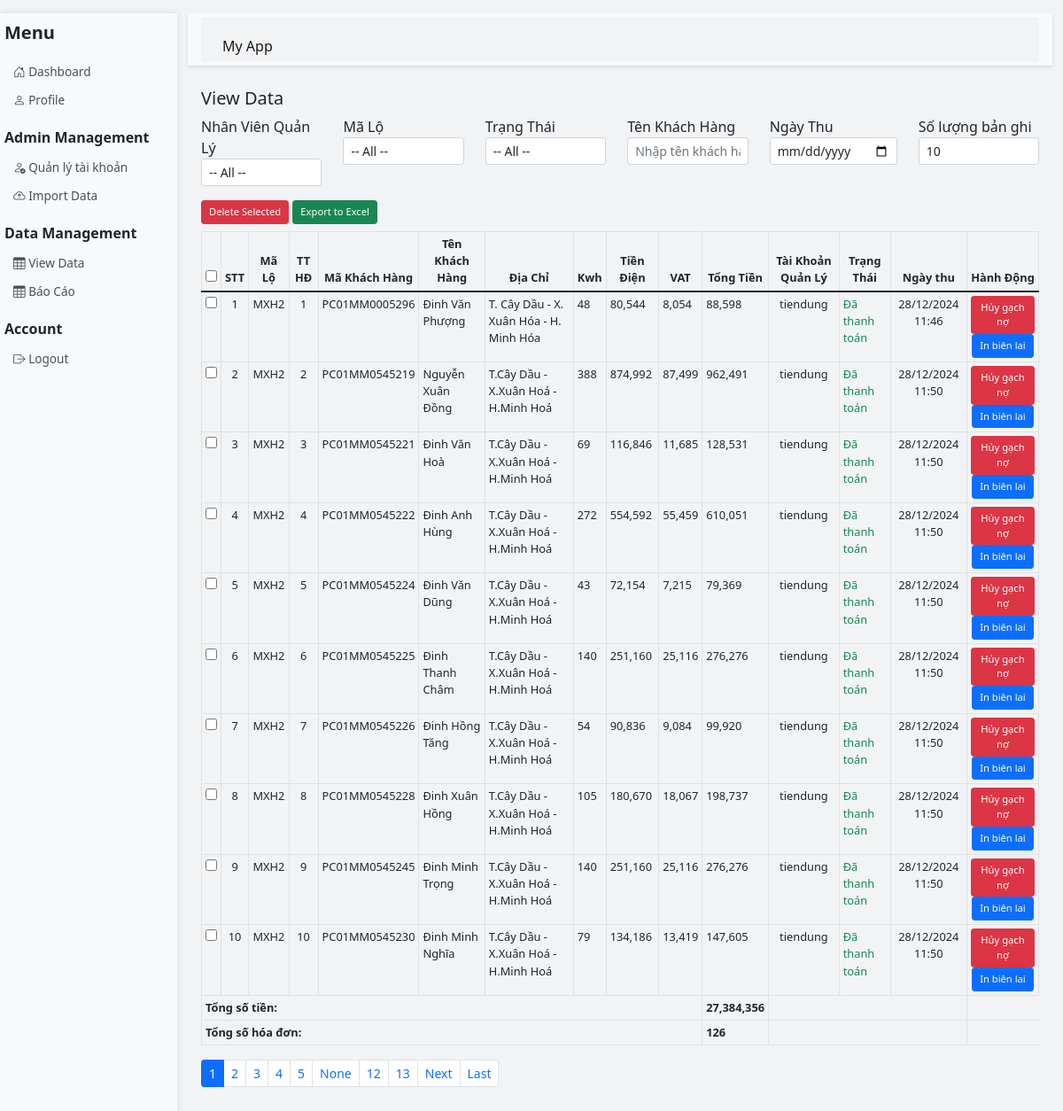
Before: /data (signed in) with the older database file.
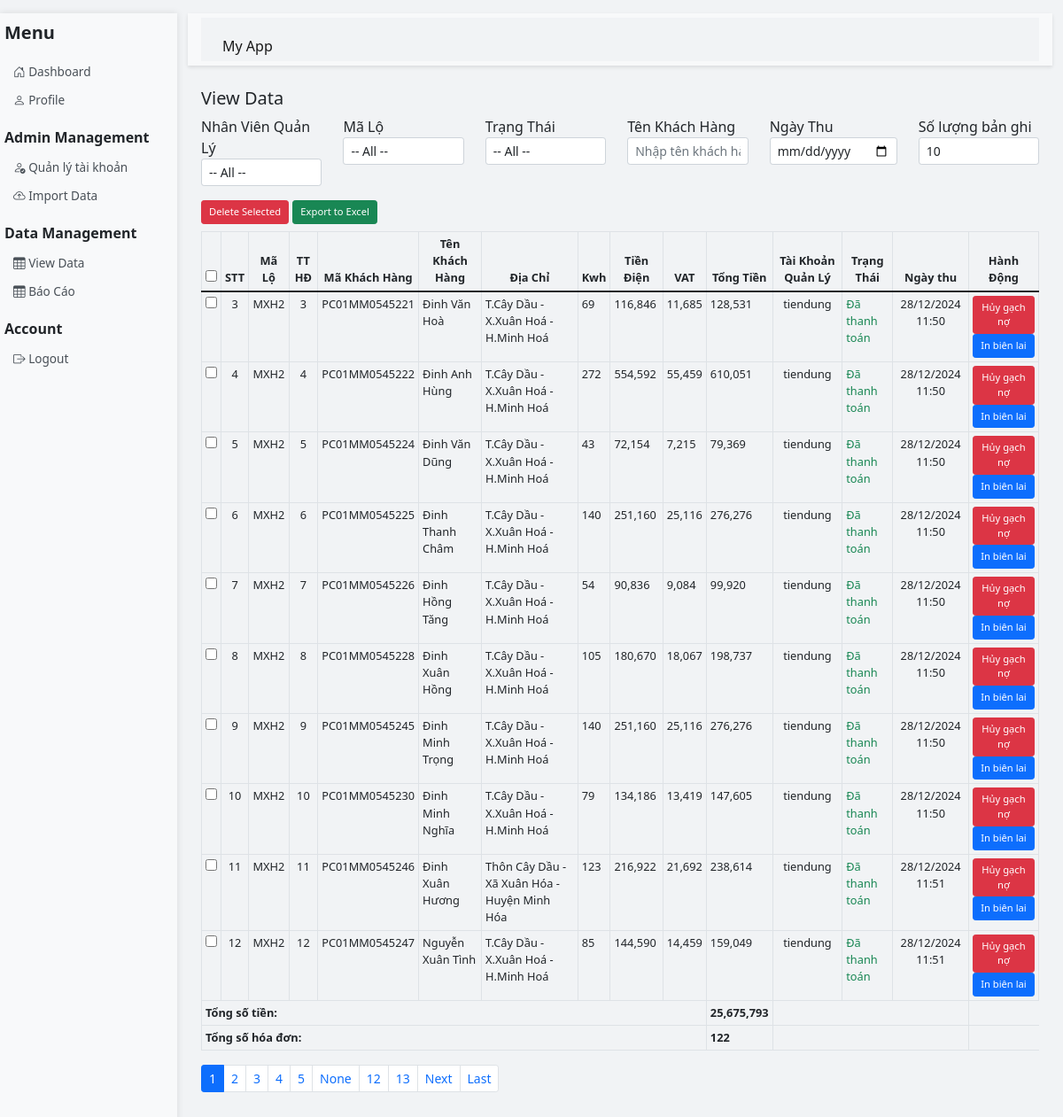
After: the same page with the newer database file.
### app.py (models this page shows)
class SalesData(db.Model):
    id = db.Column(db.Integer, primary_key=True)
    stt = db.Column(db.Integer)
    ma_lo = db.Column(db.String(20))
    tt_hd = db.Column(db.String(20))
    ma_khach_hang = db.Column(db.String(50))
    ten_khach_hang = db.Column(db.String(100), index=True)
    dia_chi = db.Column(db.String(200))
    kwh = db.Column(db.String(50))
    tien_dien = db.Column(db.Float)
    vat = db.Column(db.Float)
    tong_tien = db.Column(db.Float)
    tai_khoan_quan_ly = db.Column(db.String(80))  # Thêm trường này
    trang_thai = db.Column(db.String(50))
    ngay_thu = db.Column(db.DateTime, nullable=True)

### app.py (the view, shortened to what this page needs)
@app.route('/data', methods=['GET', 'POST'])
def view_data():
    if 'username' not in session:
        return redirect(url_for('login'))
    page = request.args.get('page', 1, type=int)
    per_page = request.args.get('per_page', 10, type=int)
    search_user = request.args.get('search_user', '', type=str)
    search_ma_lo = request.args.get('search_ma_lo', '', type=str)
    search_trang_thai = request.args.get('search_trang_thai', '', type=str)
    search_ten_khach_hang = request.args.get('search_ten_khach_hang', '', type=str).strip()
    search_ngay_thu = request.args.get('search_ngay_thu', '', type=str)
    user = User.query.filter_by(username=session['username']).first()
    if user.is_admin:
        query = SalesData.query
    else:
        query = SalesData.query.filter_by(tai_khoan_quan_ly=user.username)
    if search_user:
        query = query.filter(SalesData.tai_khoan_quan_ly == search_user)
    if search_ma_lo:
        query = query.filter(SalesData.ma_lo.like(f'%{search_ma_lo}%'))
    if search_trang_thai:
        query = query.filter(SalesData.trang_thai == search_trang_thai)
    if search_ten_khach_hang:
        search_pattern = '%'.join(search_ten_khach_hang)  # %a%b%c%
        query = query.filter(SalesData.ten_khach_hang.ilike(f'%{search_pattern}%'))
    try:
        data = query.paginate(page=page, per_page=per_page, error_out=False)
        total_amount = query.with_entities(db.func.sum(SalesData.tong_tien)).scalar() or 0
        total_invoices = query.count()  # Đếm số bản ghi
        users = User.query.filter_by(is_admin=False).all()
        if user.is_admin:
            ma_lo_query = db.session.query(SalesData.ma_lo).distinct()
            if search_user:
                ma_lo_query = ma_lo_query.filter(SalesData.tai_khoan_quan_ly == search_user)
        else:
            ma_lo_query = db.session.query(SalesData.ma_lo).distinct().filter(SalesData.tai_khoan_quan_ly == user.username)
        ma_lo_list = [item[0] for item in ma_lo_query.all()]
        return render_template('admin/view_data.html', data=data, per_page=per_page, user=user, users=users,
                               search_user=search_user, search_ma_lo=search_ma_lo, ma_lo_list=ma_lo_list,
                               search_trang_thai=search_trang_thai, search_ten_khach_hang=search_ten_khach_hang, search_ngay_thu=search_ngay_thu, total_amount=total_amount,
                               total_invoices=total_invoices)  # Truyền thêm tổng số hóa đơn
    except Exception as e:
        flash(f'Error loading data: {str(e)}', 'error')
        return redirect(url_for('dashboard'))

### templates/admin/view_data.html (shortened to what this page needs)
{% extends 'base.html' %}
{% block content %}
    <h2 class="h5">View Data</h2>
    <form method="GET" action="{{ url_for('view_data') }}">
        <div class="row mb-3">
            {% if user.is_admin %}
                <div class="col">
                    <div class="form-group">
                        <label for="search_user">Nhân Viên Quản Lý</label>
                        <select name="search_user" id="search_user" class="form-control form-control-sm" onchange="this.form.submit()">
                            <option value="">-- All --</option>
                        </select>
                    </div>
                </div>
            {% endif %}
            <div class="col">
                <div class="form-group">
                    <label for="search_ma_lo">Mã Lộ</label>
                    <select name="search_ma_lo" id="search_ma_lo" class="form-control form-control-sm" onchange="this.form.submit()">
                        <option value="">-- All --</option>
                    </select>
                </div>
            </div>
            <div class="col">
                <div class="form-group">
                    <label for="search_trang_thai">Trạng Thái</label>
                    <select name="search_trang_thai" id="search_trang_thai" class="form-control form-control-sm" onchange="this.form.submit()">
                        <option value="">-- All --</option>
                    </select>
                </div>
            </div>
            <div class="col">
                <div class="form-group">
                    <label for="search_ten_khach_hang">Tên Khách Hàng</label>
                    <input type="text" name="search_ten_khach_hang" id="search_ten_khach_hang" class="form-control form-control-sm" value="{{ search_ten_khach_hang }}" placeholder="Nhập tên khách hàng" onchange="this.form.submit()">
                </div>
            </div>
            <div class="col">
                <div class="form-group">
                    <label for="search_ngay_thu">Ngày Thu</label>
                    <input type="date" name="search_ngay_thu" id="search_ngay_thu" class="form-control form-control-sm" value="{{ search_ngay_thu or '' }}" onchange="this.form.submit()">
                </div>
            </div>
            <div class="col">
                <div class="form-group">
                    <label for="per_page">Số lượng bản ghi</label>
                    <select name="per_page" id="per_page" class="form-control form-control-sm" onchange="this.form.submit()">
                        <option value="10" {% if per_page == 10 %}selected{% endif %}>10</option>
                    </select>
                </div>
            </div>
        </div>
    </form>
    <form method="POST" id="deleteForm" class="mb-4">
        {% if user.is_admin %}
        <div class="mb-2">
            <button type="submit" class="btn btn-sm btn-danger" id="deleteButton">Delete Selected</button>
            <a href="{{ url_for('export_data') }}" class="btn btn-sm btn-success ml-2">Export to Excel</a>
        </div>
        {% endif %}
        <table class="table table-bordered table-sm">
            <thead>
                <tr>
                    <th style="text-align: center;"><input type="checkbox" id="selectAll"></th>
                    <th style="text-align: center;">STT</th>
                    <th style="text-align: center;">Mã Lộ</th>
                    <th style="text-align: center;">TT HĐ</th>
                    <th style="text-align: center;">Mã Khách Hàng</th>
                    <th style="text-align: center;">Tên Khách Hàng</th>
                    <th style="text-align: center;">Địa Chỉ</th>
                    <th style="text-align: center;">Kwh</th>
                    <th style="text-align: center;">Tiền Điện</th>
                    <th style="text-align: center;">VAT</th>
                    <th style="text-align: center;">Tổng Tiền</th>
                    <th style="text-align: center;">Tài Khoản Quản Lý</th>
                    <th style="text-align: center;">Trạng Thái</th>
                    <th style="text-align: center;">Ngày thu</th>
                    <th style="text-align: center;">Hành Động</th>
                </tr>
            </thead>
            <tbody>
                {% for row in data.items %}
                    <tr>
                        <td style="text-align: center;"><input type="checkbox" name="selected_ids" value="{{ row.id }}" class="checkbox-item"></td>
                        <td style="text-align: center;">{{ row.stt }}</td>
                        <td style="text-align: center;">{{ row.ma_lo }}</td>
                        <td style="text-align: center;">{{ row.tt_hd }}</td>
                        <td style="text-align: center;">{{ row.ma_khach_hang }}</td>
                        <td>{{ row.ten_khach_hang }}</td>
                        <td>{{ row.dia_chi }}</td>
                        <td>{{ row.kwh }}</td>
                        <td>{{ "{:,.0f}".format(row.tien_dien)}}</td>
                        <td>{{ "{:,.0f}".format(row.vat) }}</td>
                        <td>{{ "{:,.0f}".format(row.tong_tien) }}</td>
                        <td style="text-align: center;">{{ row.tai_khoan_quan_ly }}</td>
                        <td class="{% if row.trang_thai == 'Đã thanh toán' %}text-success{% else %}text-danger{% endif %}">
                            {{ row.trang_thai if row.trang_thai else 'Chưa thanh toán' }}
                        </td>
                        <td style="text-align: center;">
                            {{ row.ngay_thu.strftime('%d/%m/%Y %H:%M') if row.ngay_thu else '' }}
                        </td>
                        <td style="text-align: center;">
                            {% if row.trang_thai == 'Đã thanh toán' %}
                            <button type="button" class="btn btn-sm btn-danger" onclick="cancelMarkAsPaid('{{ row.id }}')">
                                 Hủy gạch nợ
                            </button>
                            {% else %}
                            <button type="button" class="btn btn-sm btn-warning" onclick="markAsPaid('{{ row.id }}')">
                                <i class="fas fa-money-bill"></i> Gạch nợ
                            </button>
                            {% endif %}
                            <button type="button" class="btn btn-sm btn-primary" onclick="printReceipt('{{ row.id }}')">
                                 In biên lai
                            </button>
                        </td>
                    </tr>
                {% endfor %}
                <tr>
                    <td colspan="10" class="text-right"><strong>Tổng số tiền:</strong></td>
                    <td><strong>{{ "{:,.0f}".format(total_amount) }}</strong></td>
                    <td colspan="3"></td>
                </tr>
                <tr>
                    <td colspan="10" class="text-right"><strong>Tổng số hóa đơn:</strong></td>
                    <td><strong>{{ total_invoices}}</strong></td>
                    <td colspan="3"></td>
                </tr>
            </tbody>
        </table>
        <nav>
            <ul class="pagination pagination-sm">
                {% for page_num in data.iter_pages() %}
                    <li class="page-item {% if page_num == data.page %}active{% endif %}">
                        <a class="page-link" href="{{ url_for('view_data', page=page_num, per_page=per_page, search_user=search_user, search_ma_lo=search_ma_lo, search_trang_thai=search_trang_thai) }}">{{ page_num }}</a>
                    </li>
                {% endfor %}
                {% if data.has_next %}
                    <li class="page-item">
                        <a class="page-link" href="{{ url_for('view_data', page=data.next_num, per_page=per_page, search_user=search_user, search_ma_lo=search_ma_lo, search_trang_thai=search_trang_thai) }}">Next</a>
                    </li>
                    <li class="page-item">
                        <a class="page-link" href="{{ url_for('view_data', page=data.pages, per_page=per_page, search_user=search_user, search_ma_lo=search_ma_lo, search_trang_thai=search_trang_thai) }}">Last</a>
                    </li>
                {% endif %}
            </ul>
        </nav>
    </form>
{% endblock %}

### templates/base.html (shortened to what this page needs)
<!DOCTYPE html>
<html lang="en">
<head>
    <link href="https://cdn.jsdelivr.net/npm/bootstrap@5.1.3/dist/css/bootstrap.min.css" rel="stylesheet">
    <link href="https://cdn.jsdelivr.net/npm/bootstrap-icons/font/bootstrap-icons.css" rel="stylesheet">
</head>
<body>
    <div class="container-fluid">
        <div class="row">
            {% if 'username' in session %}
            <div class="col-md-3 sidebar">
                <h5 class="mb-3 text-dark">Menu</h5>
                <div class="nav flex-column">
                    <a class="nav-link" href="{{ url_for('dashboard') }}">
                        <i class="bi bi-house-door"></i> Dashboard
                    </a>
                    <a class="nav-link" href="{{ url_for('profile') }}">
                        <i class="bi bi-person"></i> Profile
                    </a>
                    {% if user and user.is_admin %}
                    <h6 class="mt-3 mb-2">Admin Management</h6>
                    <a class="nav-link" href="{{ url_for('admin_dashboard') }}">
                        <i class="bi bi-person-check"></i> Quản lý tài khoản
                    </a>
                    <a class="nav-link" href="{{ url_for('import_data') }}">
                        <i class="bi bi-cloud-arrow-up"></i> Import Data
                    </a>
                    {% endif %}
                    <h6 class="mt-3 mb-2">Data Management</h6>
                    <a class="nav-link" href="{{ url_for('view_data') }}">
                        <i class="bi bi-table"></i> View Data
                    </a>
                    <a class="nav-link" href="{{ url_for('report') }}">
                        <i class="bi bi-table"></i> Báo Cáo
                    </a>
                    <h6 class="mt-3 mb-2">Account</h6>
                    <a class="nav-link" href="{{ url_for('logout') }}">
                        <i class="bi bi-box-arrow-right"></i> Logout
                    </a>
                </div>
            </div>
            {% endif %}
            <div class="col">
                <nav class="navbar navbar-expand-lg navbar-light bg-light">
                    <div class="container-fluid">
                        <a class="navbar-brand" href="{{ url_for('index') }}">My App</a>
                    </div>
                </nav>
                <div class="main-content">
                    {% block content %}{% endblock %}
                </div>
            </div>
        </div>
    </div>
</body>
</html>

### templates/base.html (style rules this page uses)
.sidebar { min-height: 100vh; box-shadow: 0 0 8px rgba(0,0,0,0.1); padding: 10px 5px; position: sticky; top: 0; background-color: #f8f9fa; width: 200px; }
.sidebar .nav-link { padding: 6px 10px; color: #495057; border-radius: 5px; font-size: 0.85rem; }
.main-content { padding: 15px; }
.navbar { box-shadow: 0 2px 4px rgba(0,0,0,0.1); padding: 5px 15px; margin-bottom: 10px; }
.navbar .navbar-brand { font-size: 1rem; }
.container-fluid { background-color: #f1f3f5; }
h5, h6 { font-weight: 600; }
.container-fluid { padding-top: 15px; }
table th, table td { font-size: 0.8rem; }
.btn-sm { font-size: 0.7rem; padding: 0.25rem 0.5rem; }
table { width: 100%; table-layout: auto; }
td, th { padding: 0.3rem 0.6rem; }

Changed rows visible on the page:
removed SalesData: stt "1", ma_lo "MXH2", tt_hd "1", ma_khach_hang "PC01MM0005296", ten_khach_hang "Đinh Văn Phượng", dia_chi "T. Cây Dầu - X. Xuân Hóa - H. Minh Hóa", kwh "48", tien_dien "80,544", vat "8,054", tong_tien "88,598", tai_khoan_quan_ly "tiendung", trang_thai "Đã thanh toán", ngay_thu "28/12/2024 11:46"
removed SalesData: stt "2", ma_lo "MXH2", tt_hd "2", ma_khach_hang "PC01MM0545219", ten_khach_hang "Nguyễn Xuân Đồng", dia_chi "T.Cây Dầu - X.Xuân Hoá - H.Minh Hoá", kwh "388", tien_dien "874,992", vat "87,499", tong_tien "962,491", tai_khoan_quan_ly "tiendung", trang_thai "Đã thanh toán", ngay_thu "28/12/2024 11:50"
now on this page (row unchanged): SalesData: stt "11", ma_lo "MXH2", tt_hd "11", ma_khach_hang "PC01MM0545246", ten_khach_hang "Đinh Xuân Hương", dia_chi "Thôn Cây Dầu - Xã Xuân Hóa - Huyện Minh Hóa", kwh "123", tien_dien "216,922", vat "21,692", tong_tien "238,614", tai_khoan_quan_ly "tiendung", trang_thai "Đã thanh toán", ngay_thu "28/12/2024 11:51"
now on this page (row unchanged): SalesData: stt "12", ma_lo "MXH2", tt_hd "12", ma_khach_hang "PC01MM0545247", ten_khach_hang "Nguyễn Xuân Tình", dia_chi "T.Cây Dầu - X.Xuân Hoá - H.Minh Hoá", kwh "85", tien_dien "144,590", vat "14,459", tong_tien "159,049", tai_khoan_quan_ly "tiendung", trang_thai "Đã thanh toán", ngay_thu "28/12/2024 11:51"
Other visible differences:
{{ "{:,.0f}".format(total_amount) }}: "27,384,356" → "25,675,793"
{{ total_invoices }}: "126" → "122"
